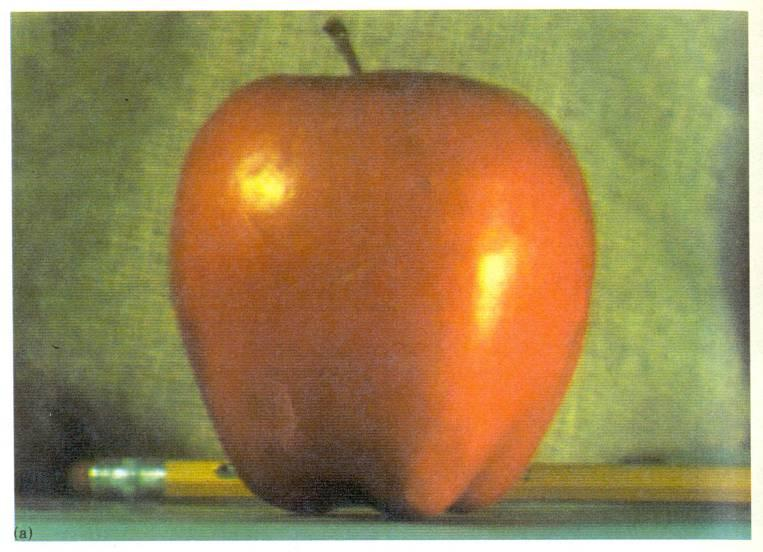
#> input picture 图像融合 Image blending/apple.jpg, 763 x 552 px
$ python 4.py
#> lines starting #> are read from the running program, lines starting #| are printed output that depends on the picture
# !/usr/bin/env python
import cv2
import numpy as np
import sys
A = cv2.imread("apple.jpg")
#> A is the input picture: shape (552, 763, 3); mean B, G, R 85.1, 133, 154.4
B = cv2.imread("orange.jpg")
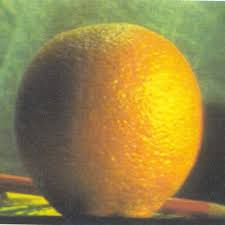
#> input picture 图像融合 Image blending/orange.jpg, 225 x 225 px
#> B is the input picture: shape (225, 225, 3); mean B, G, R 69.2, 131.8, 150.2
print(type(A))
#| <class 'numpy.ndarray'>
# generate Gaussian pyramid for A
G = A.copy()
print(G)
#> (printed output is left out)
gpA = [G]
for i in range(6):#将苹果进行高斯金字塔处理，总共六级处理
    G = cv2.pyrDown(G)
    gpA.append(G)
#> this loop made 6 passes
#> pass 3, `G = cv2.pyrDown(G)`:
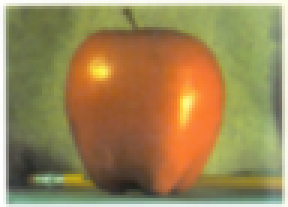
#> G: shape (69, 96, 3) (shown 3 times larger); mean B, G, R 86.1, 133.8, 155.1
#> after the loop, gpA = 7 items
G = B.copy()
gpB = [G]
for i in range(6):#将橘子进行高斯金字塔处理，总共六级处理
    G = cv2.pyrDown(G)
    gpB.append(G)
#> after the loop, gpB = 7 items
lpA = [gpA[5]]
for i in range(6,0,-1):
    print(i)
    GE = cv2.pyrUp(gpA[i])
    GE=cv2.resize(GE,gpA[i - 1].shape[-2::-1])
    L = cv2.subtract(gpA[i-1],GE)
    print(L.shape)
    lpA.append(L)
#> this loop made 6 passes
#> pass 3, `GE = cv2.pyrUp(gpA[i])`:
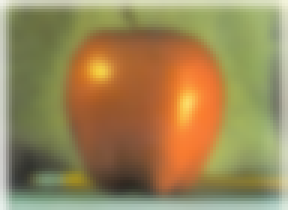
#> GE: shape (70, 96, 3) (shown 3 times larger); mean of channels 0, 1, 2 86.3, 133.8, 154.3; drawn as B, G, R
#> after the loop, lpA = 7 items
# generate Laplacian Pyramid for B
lpB = [gpB[5]]
for i in range(6,0,-1):
    print(i)
    GE = cv2.pyrUp(gpB[i])
    GE = cv2.resize(GE, gpB[i - 1].shape[-2::-1])
    L = cv2.subtract(gpB[i-1],GE)
    print(L.shape)
    lpB.append(L)
#> this loop made 6 passes
#> pass 3, `L = cv2.subtract(gpB[i-1],GE)`:
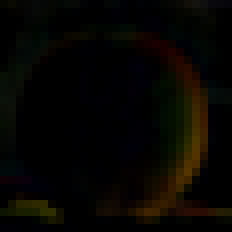
#> L: shape (29, 29, 3) (shown 8 times larger); mean of channels 0, 1, 2 2, 5.4, 7; drawn as B, G, R
#> after the loop, lpB = 7 items
# Now add left and right halves of images in each level
LS = []
lpAc=[]
for i in range(len(lpA)):
    b=cv2.resize(lpA[i],lpB[i].shape[-2::-1])
    print(b.shape)
    lpAc.append(b)
#> this loop made 7 passes
#| (8, 8, 3)
#| (8, 8, 3)
#| (15, 15, 3)
#| (29, 29, 3)
#| (57, 57, 3)
#| (113, 113, 3)
#| (225, 225, 3)
#> after the loop, lpAc = 7 items
print(len(lpAc))
#| 7
print(len(lpB))
#| 7
j=0
for i in zip(lpAc,lpB):
    print(i)
    print('ss')
    la,lb=i
    print(la)
    print(lb)
    rows,cols,dpt = la.shape
    ls = np.hstack((la[:,0:cols//2], lb[:,cols//2:]))
    j=j+1
    print(j)
    LS.append(ls)
#> this loop made 7 passes
#> (rows, cols) on passes 1 to 7: (8, 8), (8, 8), (15, 15), (29, 29), (57, 57), (113, 113), (225, 225)
#> (printed output is left out)
#> after the loop, LS = 7 items; j = 7
ls_ = LS[0]
for i in range(1,6):
    ls_ = cv2.pyrUp(ls_)
    ls_= cv2.resize(ls_, LS[i].shape[-2::-1])
    ls_ = cv2.add(ls_, LS[i])
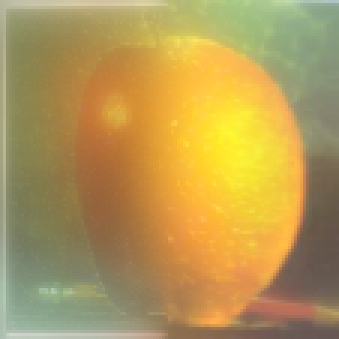
#> ls_: shape (113, 113, 3) (shown 3 times larger); mean of channels 0, 1, 2 85.4, 153.1, 181.1; drawn as B, G, R
# image with direct connecting each half
B= cv2.resize(B, A.shape[-2::-1])
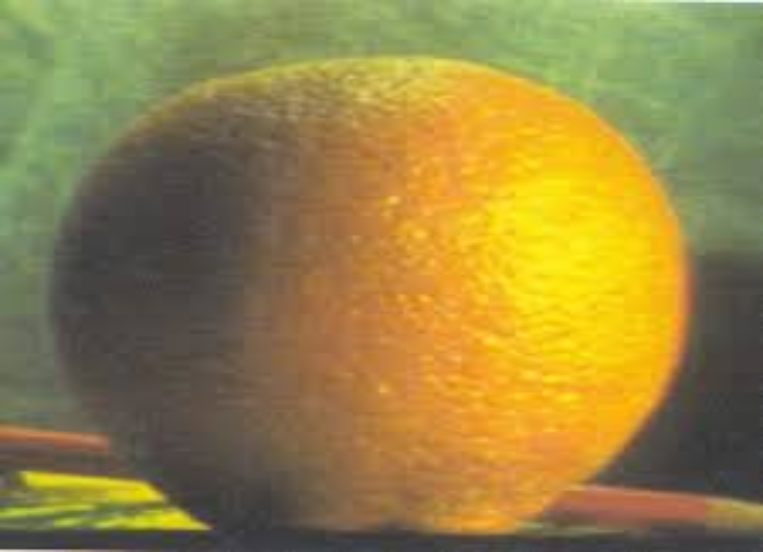
#> B: shape (552, 763, 3); mean B, G, R 69.1, 131.7, 150.1
real = np.hstack((A[:,:cols//2],B[:,cols//2:]))
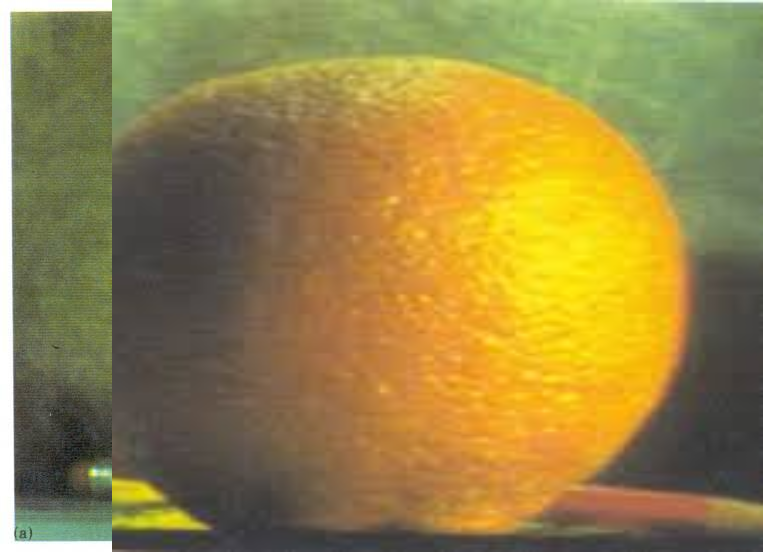
#> real: shape (552, 763, 3); mean B, G, R 71, 132.4, 151.1
cv2.imwrite('Pyramid_blending2.jpg',ls_)
cv2.imwrite('Direct_blending.jpg',real)
